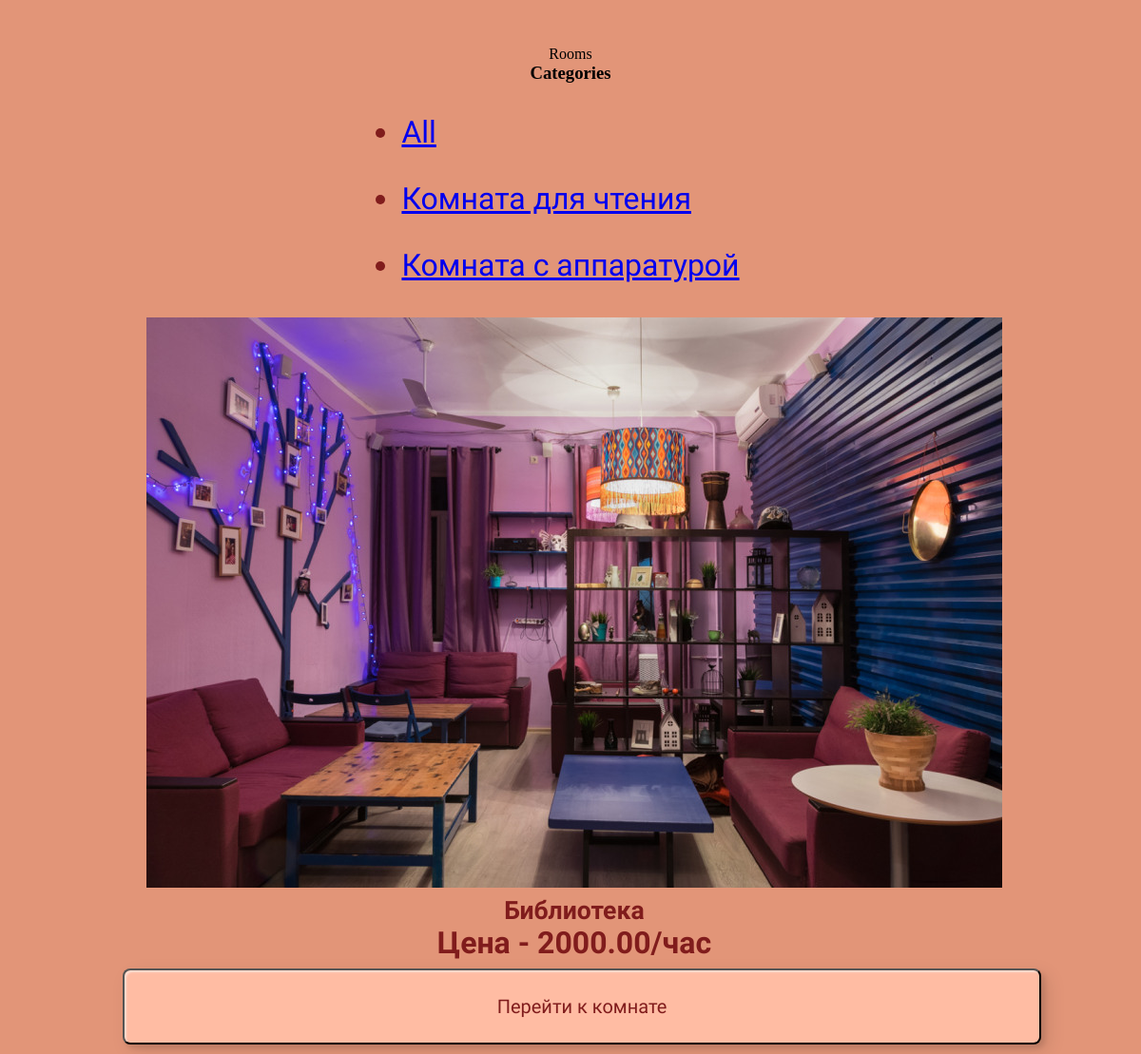
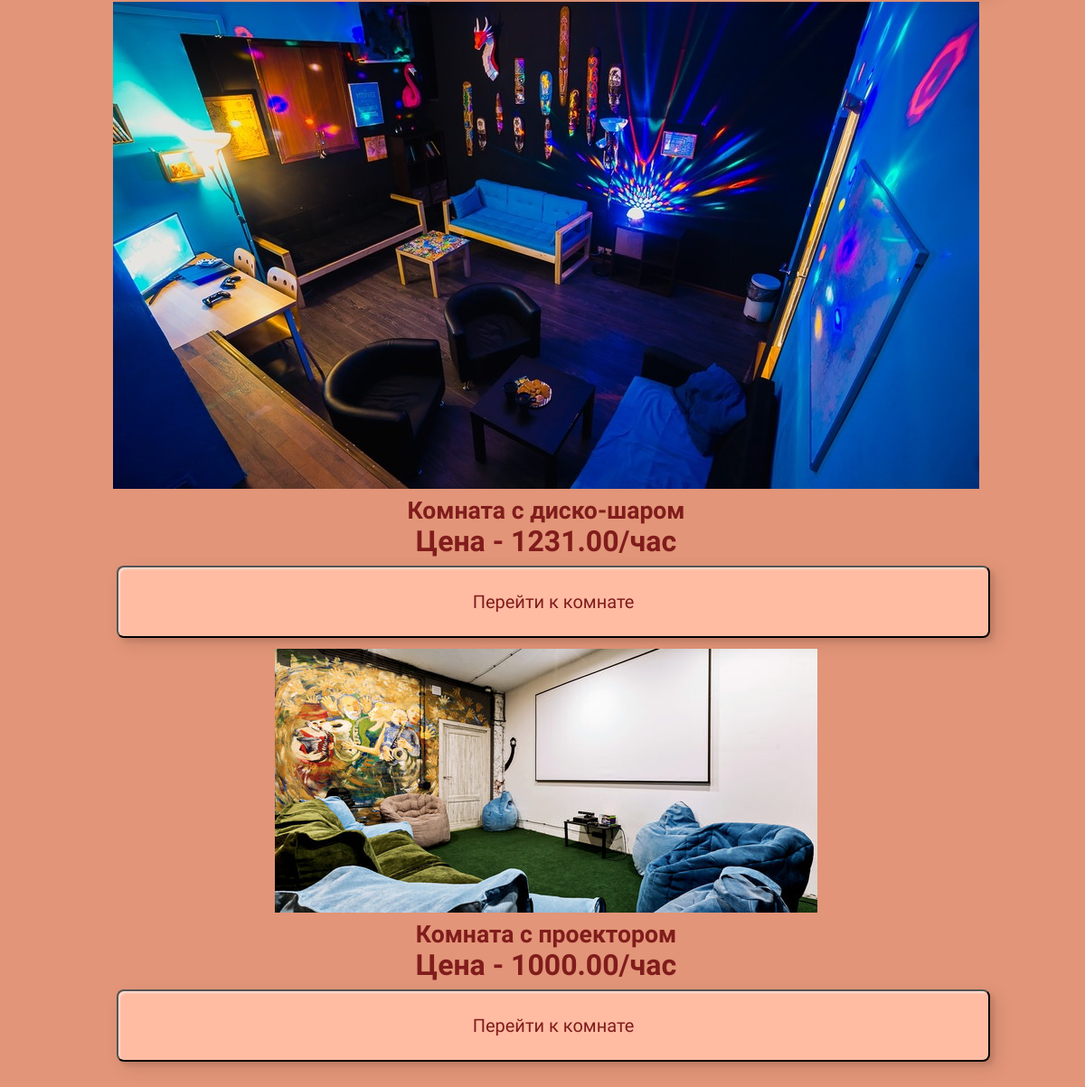
Page /home/room/ on the committed database (2 pictures, top to bottom).
### hello/models.py (models this page shows, shortened)
class Category(models.Model):
        name = models.CharField(max_length=30, db_index=True)
        slug = models.SlugField(max_length=30, db_index=True, unique=True)
        class Meta:
                ordering = ('name',)
                verbose_name = 'Категория'
                verbose_name_plural = 'Категории'
        def get_absolute_url(self):
                return reverse('room_list_by_category', args=[self.slug])

class Room(models.Model):
        id = models.BigAutoField(primary_key=True)
        name = models.CharField(max_length=30, db_index=True)
        slug = models.SlugField(max_length=30, db_index=True)
        href_img = models.ImageField(upload_to='rooms/%Y/%m/%d', blank=True)
        workdays_price = models.DecimalField(max_digits=15, decimal_places=2)
        price = models.DecimalField(max_digits=15, decimal_places=2)
        category = models.ForeignKey(Category, related_name='rooms', on_delete=models.CASCADE)
        stock = models.PositiveIntegerField()
        available = models.BooleanField(default=True)
        created = models.DateTimeField(auto_now_add=True)
        updated = models.DateTimeField(auto_now=True)
        class Meta:
               ordering=('name',)
               index_together = (('id', 'slug'))
        def get_absolute_url(self):
            return reverse("room_detail", args=[self.id, self.slug])

### hello/views.py (the view)
# urls.py: path('room/', views.room_list, name='room_list'),
def room_list(request, category_slug=None):
    category = None
    categories = Category.objects.all()
    rooms = Room.objects.filter(available=True)
    if category_slug:
        category = get_object_or_404(Category, slug=category_slug)
        rooms = rooms.filter(category=category)
    return render(request, 'shop/room/list.html', {'category':category, 'categories':categories, 'rooms':rooms})

### hello/templates/shop/room/list.html (shortened to what this page needs)
{% load static %}
<!DOCTYPE html>
<html lang="en">
<head>
    <link rel="stylesheet" href="{% static 'style/main.css'%}" type="text/css">
</head>
<body class="aut_body">
{% block title %}
    {% if category %}{{ category.name }}{% else %}Rooms{% endif %}
{% endblock %}
{% block content %}
        <h3>Categories</h3>
        <ul>
            <li {% if not category %} class="selected" {% endif %}>
                <a href="{% url 'room_list' %}">All</a>
            </li>
            {% for c in categories %}
            <li {% if category.slug == c.slug %} class="selected" {% endif %}>
                <a href="{{ c.get_absolute_url }}"> {{ c.name }}</a>
            </li>
{% endfor %}
        </ul>
        <div class="row">
            {% for room in rooms %}
            <div class="card">
                <img src="{% if room.href_img %}{{ room.href_img.url }}{% else %}{% static 'images/no_image.png' %}{% endif %}" class="card-img-top" alt="...">
                <div class="card-body">
                    <h5 class="card-title">{{ room.name }}</h5>
                    <p class="card-text">Цена - {{room.price}}/час</p>
                    <a href="{{ room.get_absolute_url }}" class="btn btn-primary"><button class="newbutton">Перейти к комнате</button></a>
                </div>
            </div>
            {% endfor %}
        </div>
    </body>
{% endblock %}
</html>

### hello/static/style/main.css (style rules this page uses)
ul > li { color: rgb(128, 28, 28); text-decoration: #006D77; font-size: 4vh; font-family: 'Bellota', cursive; font-weight: 500; margin: 4vh; }
body { padding: 0px; margin: 0px; display: flex; flex-wrap: wrap; }
* { padding: 0px; margin: 0px; }
button { width: 48%; height: 90%; margin: 0; margin-top: 0.6vh; background: #ffbca3; cursor: pointer; color: rgb(128, 28, 28); text-decoration: #006D77; font-size: 4vh; border-radius: 0.4em; font-family: 'Bellota', cursive; font-weight: 500; transition: all 0.3s ease; position: relative; display: inline-block; box-shadow: inset 2px 2px 2px 0px rgba(255, 255, 255, .5), 7px 7px 20px 0px rgba(0, 0, 0, .1), 4px 4px 5px 0px rgba(0, 0, 0, .1); outline: none; }
.newbutton { width: 100%; height: 10vh; margin: 1vh; }
.aut_body { background-color: #E29578; padding: 4%; display: flex; justify-content: center; align-items: center; flex-direction: column; flex-wrap: wrap; }
.card { width: 100%; font-family: 'Bellota', cursive; font-weight: 600; color: rgb(128, 28, 28); font-size: 4vh; margin: 0.5vh; text-align: center; }
@media only screen and (min-device-width: 525px) and (max-device-width: 855px) { button { font-size: 2.5vh; } }

### rows in the picture
Category: name "Комната для чтения"
Category: name "Комната с аппаратурой"
Room: href_img (picture), name "Библиотека", price "2000.00"
Room: href_img (picture), name "Комната с диско-шаром", price "1231.00"
Room: href_img (picture), name "Комната с проектором", price "1000.00"
